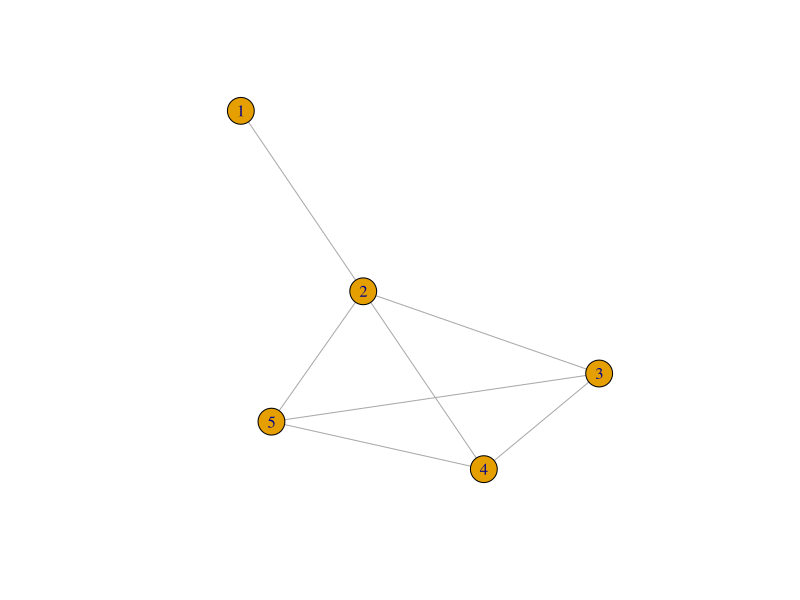

The R source for this figure:

getPiValue = function (colors,graph){
	nodes = length(colors)
	score = 0 
	for ( n1 in 1:(nodes-1) ){
		for (n2 in (n1+1):nodes) {
			if ( (colors[n1]==colors[n2]) & are.connected(graph,n1,n2)){
				score = score+1 # add 1 if neighbors have same color 
			}
		}
	}
	return (exp(-1*score)) # low energy if too many nodes disagree on coloring 
}

library('igraph')
nodes = 5
graph = graph(edges=c(1,2,2,3,3,4,4,5,2,5,3,5,2,4),directed=F) ## !! able to change this input into any graph. 
# are.connected(graph,1,2)
plot(graph) 

colors = 1:4 ##!! 4 colors allowed. ## also able to change this input into any number of colors
init = rep(1,nodes) # initial colors are all identical 

tau = 1
stop = 1000 
iter = 0
while (iter < stop){
	iter = iter + 1
	if (iter > 100 & iter%%10==0){
		tau = tau * .90 # update tau => cooling step 
	}
	pi_before = getPiValue(init,graph)
	pickNode = sample (1:nodes,size=1)
	pickColor = sample(colors[-init[pickNode]],size=1) ## 4-1 colors possible 
	propose = init # change the colors
	propose[pickNode] = pickColor # change the colors
	pi_after = getPiValue(propose,graph)
	a_ij = min (1, (pi_after/pi_before)^(1/tau) ) # jump probability 
	if ( runif(1,min=0,max=1) <= a_ij ) {
		init = propose # accept the updated the colors 
	}
}
print (init) ## final coloring 

